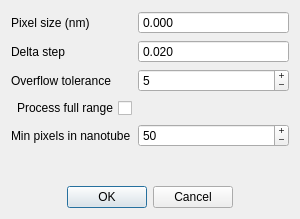
<?xml version="1.0" encoding="UTF-8"?>
<ui version="4.0">
 <class>AutoAnalysisConfig</class>
 <widget class="QDialog" name="AutoAnalysisConfig">
  <property name="geometry">
   <rect>
    <x>0</x>
    <y>0</y>
    <width>300</width>
    <height>219</height>
   </rect>
  </property>
  <property name="windowTitle">
   <string>Dialog</string>
  </property>
  <property name="modal">
   <bool>false</bool>
  </property>
  <layout class="QVBoxLayout" name="verticalLayout">
   <item>
    <layout class="QFormLayout" name="formLayout">
     <item row="0" column="0">
      <widget class="QLabel" name="pixelSizeLabel">
       <property name="text">
        <string>Pixel size (nm)</string>
       </property>
      </widget>
     </item>
     <item row="0" column="1">
      <widget class="QDoubleSpinBox" name="pixelSizeInput">
       <property name="buttonSymbols">
        <enum>QAbstractSpinBox::NoButtons</enum>
       </property>
       <property name="decimals">
        <number>3</number>
       </property>
       <property name="maximum">
        <double>10000.000000000000000</double>
       </property>
      </widget>
     </item>
     <item row="1" column="0">
      <widget class="QLabel" name="deltaStepLabel">
       <property name="text">
        <string>Delta step</string>
       </property>
      </widget>
     </item>
     <item row="1" column="1">
      <widget class="QDoubleSpinBox" name="deltaStepInput">
       <property name="buttonSymbols">
        <enum>QAbstractSpinBox::NoButtons</enum>
       </property>
       <property name="decimals">
        <number>3</number>
       </property>
       <property name="value">
        <double>0.020000000000000</double>
       </property>
      </widget>
     </item>
     <item row="2" column="0">
      <widget class="QLabel" name="overflowToleranceLabel">
       <property name="text">
        <string>Overflow tolerance</string>
       </property>
      </widget>
     </item>
     <item row="2" column="1">
      <widget class="QSpinBox" name="overflowToleranceInput">
       <property name="buttonSymbols">
        <enum>QAbstractSpinBox::PlusMinus</enum>
       </property>
       <property name="value">
        <number>5</number>
       </property>
      </widget>
     </item>
     <item row="3" column="1">
      <spacer name="horizontalSpacer">
       <property name="orientation">
        <enum>Qt::Horizontal</enum>
       </property>
       <property name="sizeHint" stdset="0">
        <size>
         <width>40</width>
         <height>20</height>
        </size>
       </property>
      </spacer>
     </item>
     <item row="3" column="0">
      <widget class="QCheckBox" name="processFullRangeCheckbox">
       <property name="enabled">
        <bool>true</bool>
       </property>
       <property name="sizePolicy">
        <sizepolicy hsizetype="Minimum" vsizetype="Fixed">
         <horstretch>0</horstretch>
         <verstretch>0</verstretch>
        </sizepolicy>
       </property>
       <property name="layoutDirection">
        <enum>Qt::RightToLeft</enum>
       </property>
       <property name="text">
        <string>Process full range</string>
       </property>
       <property name="checked">
        <bool>false</bool>
       </property>
       <property name="tristate">
        <bool>false</bool>
       </property>
      </widget>
     </item>
     <item row="4" column="0">
      <widget class="QLabel" name="minPixelsLabel">
       <property name="text">
        <string>Min pixels in nanotube</string>
       </property>
      </widget>
     </item>
     <item row="4" column="1">
      <widget class="QSpinBox" name="minPixelsInput">
       <property name="buttonSymbols">
        <enum>QAbstractSpinBox::PlusMinus</enum>
       </property>
       <property name="maximum">
        <number>999999</number>
       </property>
       <property name="value">
        <number>50</number>
       </property>
      </widget>
     </item>
    </layout>
   </item>
   <item>
    <widget class="QDialogButtonBox" name="buttonBox">
     <property name="orientation">
      <enum>Qt::Horizontal</enum>
     </property>
     <property name="standardButtons">
      <set>QDialogButtonBox::Cancel|QDialogButtonBox::Ok</set>
     </property>
     <property name="centerButtons">
      <bool>true</bool>
     </property>
    </widget>
   </item>
  </layout>
 </widget>
 <resources/>
 <connections>
  <connection>
   <sender>buttonBox</sender>
   <signal>accepted()</signal>
   <receiver>AutoAnalysisConfig</receiver>
   <slot>accept()</slot>
   <hints>
    <hint type="sourcelabel">
     <x>248</x>
     <y>254</y>
    </hint>
    <hint type="destinationlabel">
     <x>157</x>
     <y>274</y>
    </hint>
   </hints>
  </connection>
  <connection>
   <sender>buttonBox</sender>
   <signal>rejected()</signal>
   <receiver>AutoAnalysisConfig</receiver>
   <slot>reject()</slot>
   <hints>
    <hint type="sourcelabel">
     <x>316</x>
     <y>260</y>
    </hint>
    <hint type="destinationlabel">
     <x>286</x>
     <y>274</y>
    </hint>
   </hints>
  </connection>
 </connections>
</ui>
